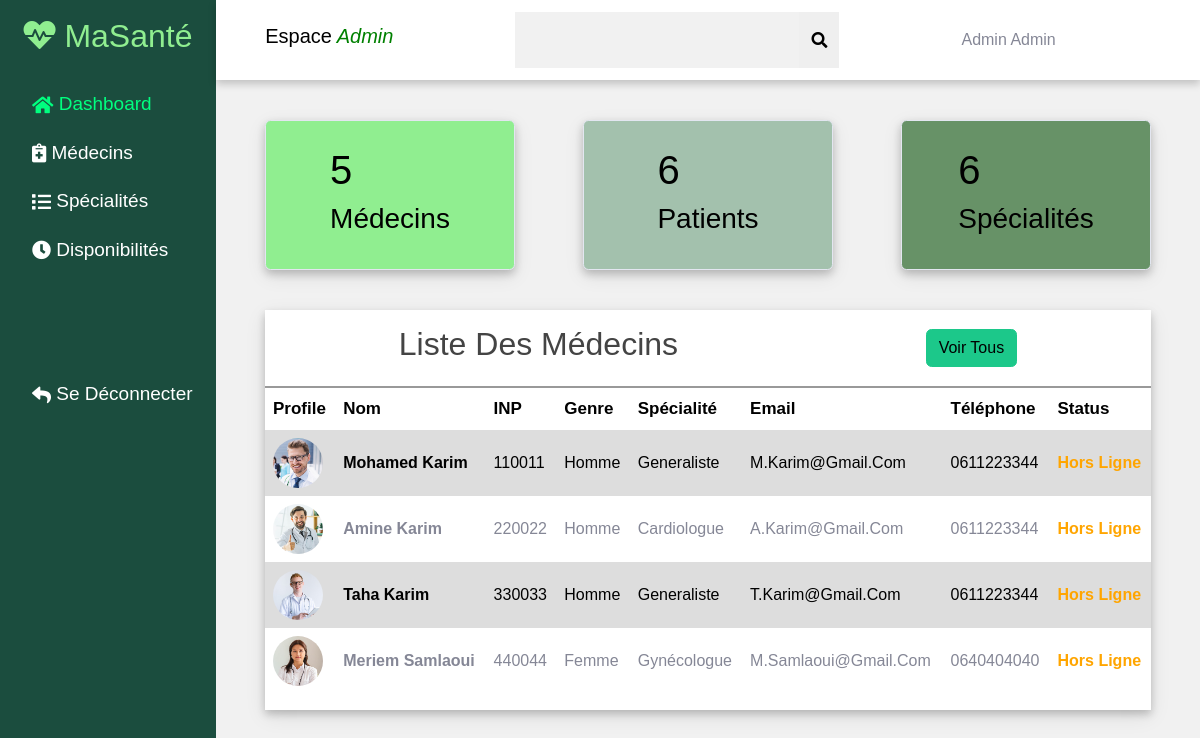
The app's page /admin/index.php with its own data.
### tables this page shows
CREATE TABLE `medecin` (
  `inp` bigint(20) NOT NULL,
  `nom_complet` varchar(60) DEFAULT NULL,
  `daten` varchar(60) DEFAULT NULL,
  `genre` varchar(60) DEFAULT NULL,
  `specialite` varchar(60) DEFAULT NULL,
  `email` varchar(60) DEFAULT NULL,
  `tel` varchar(60) DEFAULT NULL,
  `adresse` text DEFAULT NULL,
  `username` varchar(60) DEFAULT NULL,
  `pwd` varchar(60) DEFAULT NULL,
  `img` varchar(60) NOT NULL,
  `status` varchar(60) DEFAULT NULL,
  `desc` text DEFAULT NULL,
  `sign` varchar(80) DEFAULT NULL
);

### admin/index.php (the view, shortened to what this page needs)
<?php
include 'connexion.php';
$rq="select count(*) from medecin";
$rs=mysqli_query($conx,$rq);
$rw=mysqli_fetch_array($rs);
$rq2="select count(*) from patient";
$rs2=mysqli_query($conx,$rq2);
$rw2=mysqli_fetch_array($rs2);
$rq3="select count(*) from specialite";
$rs3=mysqli_query($conx,$rq3);
$rw3=mysqli_fetch_array($rs3);
?>
<!DOCTYPE html>
<html lang="en">
<head>
        <link rel="stylesheet" href="../medecin/assets/bootstrap/css/bootstrap.min.css">
    <link rel="stylesheet" href="../medecin/assets/fonts/fontawesome-all.min.css">
    <link rel="stylesheet" href="styles.css">
</head>
<body>
    <div class="side-menu">
        <div class="brand-name">
            <h2 style="color:lightgreen;">
             <a href="#" style="color: lightgreen"> <i class="fa fa-heartbeat" aria-hidden="true"></i> <span>MaSanté</span></a>
   </h2>
        </div>
        <ul>
            <a href="index.php" ><li id="active"><i class="fa fa-home" ></i>&nbsp; <span>Dashboard</span></li></a>
            <a href="med.php"><li><i class="fa fa-notes-medical"></i>&nbsp;<span>Médecins</span> </li></a>
            <a href="spec.php"><li><i class="fa fa-list"></i>&nbsp;<span>Spécialités</span></li></a>
            <a href="disp.php"><li><i class="fa fa-clock"></i>&nbsp;<span>Disponibilités</span> </li></a>
           <br><br><br><br>
            <a href="../patient/logout.php"><li><i class="fa fa-reply"></i>&nbsp;<span>Se Déconnecter</span> </li></a>
        </ul>
    </div>
    <div class="container">
        <div class="header">
            <div class="nav">
                <h5 style="color:black">Espace<i style="color:green"> Admin</i></h5></span>
                <div class="search">
                    <input type="text" placeholder=" ">
                    <button style="height:7vh"><i class="fa fa-search"></i></button>
                </div>
                <div class="user">
                    <div >
                     admin admin
                    </div>
                </div>
            </div>
        </div>
        <div class="content">
            <div class="cards">
                <div class="card" style="background-color: lightgreen;">
                    <div class="box" >
                        <h1><?php echo $rw['count(*)']; ?></h1>
                        <h3>Médecins</h3>
                    </div>
                </div>
                <div class="card" style="background-color:#a3c1ad">
                    <div class="box">
                        <h1><?php echo $rw2['count(*)']; ?></h1>
                        <h3>Patients</h3>
                    </div>
                </div>
                <div class="card" style="background-color:#679267">
                    <div class="box">
                        <h1><?php echo $rw3['count(*)']; ?></h1>
                        <h3>Spécialités</h3>
                    </div>
                </div>
            </div>
            <div class="content-2">
                <div class="new-students">
                    <div class="title">
                        <h2>Liste Des Médecins</h2>
                        <a href="med.php" class="btn btn-success">Voir Tous</a>
                    </div>
                    <table>
                        <tr>
                            <th>Profile</th>
                            <th>Nom</th>
                            <th>INP</th>
                            <th>Genre</th>
                            <th>Spécialité</th>
                            <th>Email</th>
                            <th>Téléphone</th>
                            <th>Status</th>
                        </tr>
             <?php
                             $sql="select * from medecin limit 4 ";
                             $result=mysqli_query($conx,$sql);
                             if($result){
                                while($row=mysqli_fetch_assoc($result)){
                                $inp=$row["inp"];
                                $nom_complet=$row["nom_complet"];
                                $genre=$row["genre"];
                                $specialite=$row["specialite"];
                                $email=$row["email"];
                                $tel=$row["tel"];
                                $etat=$row["status"];
                                $img=$row['img'];
                                echo' <tr>
                                <td>'.'<img src='.$img.' style="border-radius:50%;">'.'</td>
                                <td id="med">'.$nom_complet.'</td>
                                <td scope="row">'.$inp.'</th>
                                <td>'.$genre.'</td>
                                <td>'.$specialite.'</td>
                                <td>'.$email.'</td>
                                <td>'.$tel.'</td>' ?>
                               <?php if($etat=="hors ligne"){?>
                                     <td style="color:orange"><b><?php echo $etat ?></b></td>
                               <?php } ?>
                                </tr>
                            <?php
                            }}
                             ?>
                    </table>
                </div>
            </div>
        </div>
    </div>
</body>
</html>

### admin/styles.css (style rules this page uses)
* { margin: 0; padding: 0; box-sizing: border-box; font-family: 'Poppins', sans-serif; }
body { min-height: 100vh; text-transform: capitalize; }
a { text-decoration: none; }
li { list-style: none; }
h1,h3 { color:#000; }
h2 { color: #444; }
.title { display: flex; align-items: center; justify-content: space-around; padding: 15px 10px; border-bottom: 2px solid #999; }
table { padding: 10px; }
th, td { text-align: left; padding: 8px; }
th { color: black; font-size: 17px; font-weight: bold; color: black; }
.side-menu { position: fixed; background:#1b4d3e; width: 18vw; min-height: 100vh; display: flex; flex-direction: column; }
.side-menu .brand-name { height: 10vh; display: flex; align-items: center; justify-content: center; color: white; }
.side-menu li { font-size: 19px; padding: 10px 0px; color: white; display: flex; align-items: center; }
#active { color:springgreen; }
.container { position: absolute; right: 0; width: 82vw; height: 100vh; background: #f1f1f1; }
.container .header { position: fixed; top: 0; right: 0; width: 82vw; height: 10vh; background: white; display: flex; align-items: center; justify-content: center; box-shadow: 0 4px 8px 0 rgba(0, 0, 0, 0.2); z-index: 1; }
.container .header .nav { width: 90%; display: flex; align-items: center; }
.container .header .nav .search { flex: 3; display: flex; justify-content: center; }
.container .header .nav .search input[type=text] { border: none; background: #f1f1f1; padding: 10px; width: 50%; }
.container .header .nav .search button { width: 40px; height: 40px; border: none; display: flex; align-items: center; justify-content: center; }
.container .header .nav .user { flex: 1; display: flex; justify-content: space-between; align-items: center; }
.container .content { position: relative; margin-top: 10vh; min-height: 90vh; background: #f1f1f1; }
.container .content .cards { padding: 20px 15px; display: flex; align-items: center; justify-content: space-between; flex-wrap: wrap; }
.container .content .cards .card { width: 250px; height: 150px; background: white; margin: 20px 10px; display: flex; align-items: center; justify-content: space-around; box-shadow: 0 4px 8px 0 rgba(0, 0, 0, 0.2), 0 6px 20px 0 rgba(0, 0, 0, 0.09); }
.container .content .content-2 { min-height: 60vh; display: flex; justify-content: space-around; align-items: flex-start; flex-wrap: wrap; }
.container .content .content-2 .new-students { flex: 2; background: white; min-height: 50vh; margin: 0 25px; box-shadow: 0 4px 8px 0 rgba(0, 0, 0, 0.2), 0 6px 20px 0 rgba(0, 0, 0, 0.09); display: flex; flex-direction: column; }
.container .content .content-2 .new-students table td:nth-child(1) img { height: 50px; width: 50px; }
table tr:nth-child(even) { background:#ddd; color: black; }
table td:nth-child(1) { font-weight: bold; }
#med { font-weight: bold; }

### records on screen
medecin: img (picture), nom_complet "Mohamed Karim", inp "110011", genre "Homme", specialite "Generaliste", email "M.karim@gmail.com", tel "0611223344", status "Hors Ligne"
medecin: img (picture), nom_complet "Amine Karim", inp "220022", genre "Homme", specialite "Cardiologue", email "A.karim@gmail.com", tel "0611223344", status "Hors Ligne"
medecin: img (picture), nom_complet "Taha Karim", inp "330033", genre "Homme", specialite "Generaliste", email "T.karim@gmail.com", tel "0611223344", status "Hors Ligne"
medecin: img (picture), nom_complet "Meriem Samlaoui", inp "440044", genre "Femme", specialite "Gynécologue", email "M.samlaoui@gmail.com", tel "0640404040", status "Hors Ligne"

### other values on screen
$rw['count(*)'] "5"
$rw2['count(*)'] "6"
$rw3['count(*)'] "6"
